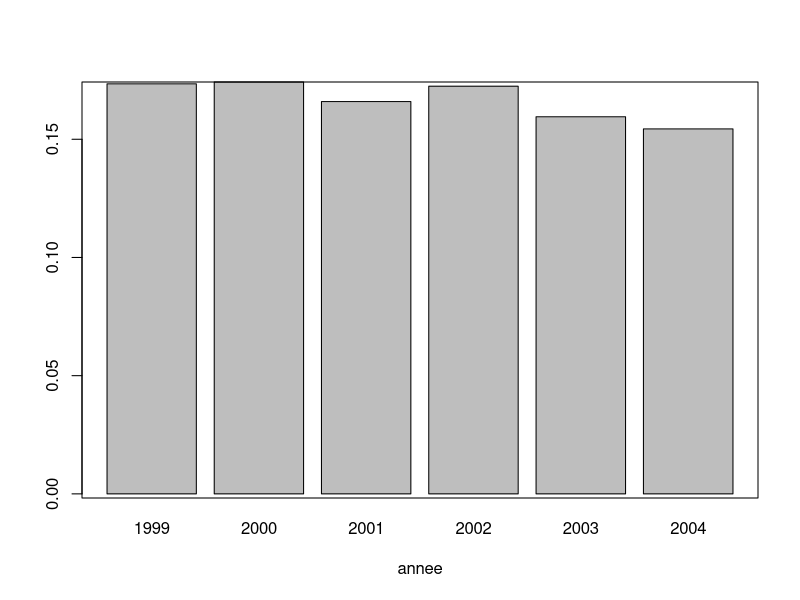

This figure's R source:

#initialisation des variables
annee <- c(1999,2000,2001,2002,2003,2004)
nbr <- c(87949,88341,84144,87439,80885,78280)
prop_nbr <- prop.table(nbr)

#fonction pour calculer le cumule des effectifs
cumule <- function(v) {
  re = v
  for (i in 2:length(v)) {
    re[i] = re[i-1]+v[i]
  }
  return(re)
}

#On calcule les effectifs cumulés pour l'effectifs et la fréquence
cumule_nbr <-cumule(nbr)
cumul_prop <-cumule(prop.table(nbr))

#On regroupe ces variables dans un dataframe
df5 <- data.frame(annee,nbr,cumule_nbr,prop_nbr,cumul_prop)




barplot(df5[,4],df5[,1], xlab = "annee",names = annee)
box()



